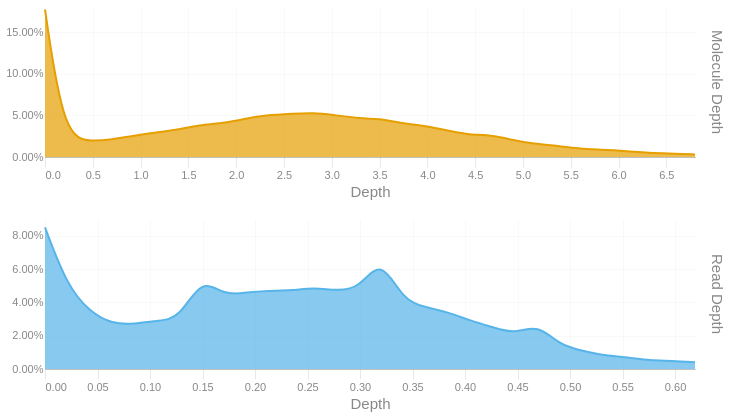

Here is the notebook cell this chart was saved with:
### Code cell
readdep = depth_hist(tb['Read Depth'], q99, 3)
readdep = readdep.with_columns(pl.lit('Read Depth').alias('Metric'))
if not SKIPLR:
    moldep = depth_hist(tb['Molecule Depth'], mol_q99, 1)
    moldep = moldep.with_columns(pl.lit('Molecule Depth').alias('Metric'))
    _hist = pl.concat([readdep, moldep])
    _hist = _hist.filter(pl.col('Proportion') != 0)
    with SafeRender(_hist):
        (
            alt.Chart(_hist)        
            .mark_area(interpolate = "basis")
            .encode(
                x=alt.X('Bin:Q').scale(domainMin=0).axis(alt.Axis(title='Depth')),
                y = alt.Y('Proportion:Q', title = None).axis(format = '.2%'),
                color = alt.Color('Metric:N').legend(None),
                row = alt.Row("Metric:N").header(title = None, labelOrient = 'right'),
                tooltip = [
                    alt.Tooltip("Metric:N", title = "Metric"),
                    alt.Tooltip('Interval:N', title = "Depth Interval"),
                    alt.Tooltip('Proportion:Q', title = "% Alignments").format('.2%')
                ]
            )
            .resolve_scale(x='independent', y='independent')
            .properties(
                height = 150, width = 650,
                usermeta={'embedOptions': {'downloadFileName': f'{samplename}.depth.hist'}}
            )
        ).display()
else:
    readdep = readdep.filter(pl.col('Proportion') != 0)
    with SafeRender(readdep):
        (
            alt.Chart(readdep)        
            .mark_area(interpolate = "basis")
            .encode(
                x=alt.X('Bin:Q').scale(domainMin=0).axis(alt.Axis(title='Depth')),
                y = alt.Y('Proportion:Q', title = None).axis(format = '.2%'),
                tooltip = [
                    alt.Tooltip('Interval:N', title = "Depth Interval"),
                    alt.Tooltip('Proportion:Q', title = "% Alignments").format('.2%')
                ]
            )
            .properties(
                usermeta={'embedOptions': {'downloadFileName': f'{samplename}.depth.hist'}}
            )
        ).display()

### Figure 1 — Vega-Lite specification as saved in the notebook (floating-point values rounded to 4 significant figures)
{"width": 650, "height": 150, "config": {"title": {"anchor": "start", "dy": -15, "fontSize": 18, "color": "#888888", "subtitleColor": "#888888", "subtitleFontSize": 14}, "arc": {"fill": "#0072B2"}, "axis": {"domainColor": "#888888", "domainWidth": 0.5, "gridWidth": 0.2, "grid": false, "titleFontWeight": 400, "titleFontSize": 15, "labelFontSize": 11, "labelColor": "#888888", "tickColor": "#888888", "tickWidth": 0.2, "titleColor": "#888888"}, "axisBand": {"grid": false}, "axisX": {"grid": true, "tickSize": 10, "domainCap": "round"}, "axisY": {"domain": false, "grid": true, "tickSize": 0, "domainCap": "round"}, "background": "transparent", "header": {"labelFontSize": 15, "labelColor": "#888888", "titleFontSize": 15, "titleFontWeight": 600, "titleColor": "#888888"}, "legend": {"labelFont": "sans-serif", "labelFontSize": 12, "labelColor": "#888888", "symbolSize": 100, "symbolType": "circle", "titleFontSize": 12, "titlePadding": 10, "titleColor": "#888888", "title": null}, "range": {"category": ["#E69F00", "#56B4E9", "#009E73", "#F0E442", "#0072B2", "#D55E00", "#CC79A7", "#000000"], "diverging": ["#cfe8f3", "#a2d4ec", "#73bfe2", "#46abdb", "#1696d2", "#12719e"]}, "area": {"fill": "#0072B2", "fillOpacity": 0.7, "line": true, "strokeOpacity": 0.7}, "line": {"color": "#0072B2", "stroke": "#0072B2", "strokeWidth": 2}, "trail": {"color": "#0072B2", "stroke": "#0072B2", "strokeWidth": 0, "size": 1}, "point": {"filled": true, "fillOpacity": 1.0, "size": 95}, "text": {"color": "#888888", "fontSize": 11, "align": "right", "fontWeight": 400, "size": 11}, "bar": {"fill": "#0072B2", "stroke": null}, "view": {"stroke": null, "continuousWidth": 660, "continuousHeight": 400}}, "data": {"name": "data-25ba7473d428e742f1ea7d82dd076dd0"}, "mark": {"type": "area", "interpolate": "basis"}, "encoding": {"color": {"field": "Metric", "legend": null, "type": "nominal"}, "row": {"field": "Metric", "header": {"title": null, "labelOrient": "right"}, "type": "nominal"}, "tooltip": [{"field": "Metric", "title": "Metric", "type": "nominal"}, {"field": "Interval", "title": "Depth Interval", "type": "nominal"}, {"field": "Proportion", "format": ".2%", "title": "% Alignments", "type": "quantitative"}], "x": {"axis": {"title": "Depth"}, "field": "Bin", "scale": {"domainMin": 0}, "type": "quantitative"}, "y": {"axis": {"format": ".2%"}, "field": "Proportion", "title": null, "type": "quantitative"}}, "resolve": {"scale": {"x": "independent", "y": "independent"}}, "usermeta": {"embedOptions": {"downloadFileName": "TF26LRJL0082_50B_L_10484332_23Y22YLT4_L7.depth.hist"}}, "$schema": "https://vega.github.io/schema/vega-lite/v6.4.1.json", "datasets": {"data-25ba7473d428e742f1ea7d82dd076dd0": [{"Bin": 0.0, "Interval": "0.0-0.021", "Proportion": 0.085, "Metric": "Read Depth"}, {"Bin": 0.021, "Interval": "0.021-0.043", "Proportion": 0.05, "Metric": "Read Depth"}, {"Bin": 0.043, "Interval": "0.043-0.064", "Proportion": 0.034, "Metric": "Read Depth"}, {"Bin": 0.064, "Interval": "0.064-0.085", "Proportion": 0.027, "Metric": "Read Depth"}, {"Bin": 0.085, "Interval": "0.085-0.107", "Proportion": 0.027, "Metric": "Read Depth"}, {"Bin": 0.107, "Interval": "0.107-0.128", "Proportion": 0.029, "Metric": "Read Depth"}, {"Bin": 0.128, "Interval": "0.128-0.149", "Proportion": 0.03, "Metric": "Read Depth"}, {"Bin": 0.149, "Interval": "0.149-0.171", "Proportion": 0.055, "Metric": "Read Depth"}, {"Bin": 0.171, "Interval": "0.171-0.192", "Proportion": 0.044, "Metric": "Read Depth"}, {"Bin": 0.192, "Interval": "0.192-0.213", "Proportion": 0.046, "Metric": "Read Depth"}, {"Bin": 0.213, "Interval": "0.213-0.235", "Proportion": 0.047, "Metric": "Read Depth"}, {"Bin": 0.235, "Interval": "0.235-0.256", "Proportion": 0.047, "Metric": "Read Depth"}, {"Bin": 0.256, "Interval": "0.256-0.277", "Proportion": 0.049, "Metric": "Read Depth"}, {"Bin": 0.277, "Interval": "0.277-0.299", "Proportion": 0.047, "Metric": "Read Depth"}, {"Bin": 0.299, "Interval": "0.299-0.32", "Proportion": 0.048, "Metric": "Read Depth"}, {"Bin": 0.32, "Interval": "0.32-0.341", "Proportion": 0.067, "Metric": "Read Depth"}, {"Bin": 0.341, "Interval": "0.341-0.363", "Proportion": 0.041, "Metric": "Read Depth"}, {"Bin": 0.363, "Interval": "0.363-0.384", "Proportion": 0.037, "Metric": "Read Depth"}, {"Bin": 0.384, "Interval": "0.384-0.405", "Proportion": 0.034, "Metric": "Read Depth"}, {"Bin": 0.405, "Interval": "0.405-0.427", "Proportion": 0.029, "Metric": "Read Depth"}, {"Bin": 0.427, "Interval": "0.427-0.448", "Proportion": 0.025, "Metric": "Read Depth"}, {"Bin": 0.448, "Interval": "0.448-0.469", "Proportion": 0.021, "Metric": "Read Depth"}, {"Bin": 0.469, "Interval": "0.469-0.491", "Proportion": 0.027, "Metric": "Read Depth"}, {"Bin": 0.491, "Interval": "0.491-0.512", "Proportion": 0.014, "Metric": "Read Depth"}, {"Bin": 0.512, "Interval": "0.512-0.533", "Proportion": 0.011, "Metric": "Read Depth"}, {"Bin": 0.533, "Interval": "0.533-0.555", "Proportion": 0.008, "Metric": "Read Depth"}, {"Bin": 0.555, "Interval": "0.555-0.576", "Proportion": 0.007, "Metric": "Read Depth"}, {"Bin": 0.576, "Interval": "0.576-0.597", "Proportion": 0.005, "Metric": "Read Depth"}, {"Bin": 0.597, "Interval": "0.597-0.619", "Proportion": 0.005, "Metric": "Read Depth"}, {"Bin": 0.619, "Interval": "0.619-0.64", "Proportion": 0.004, "Metric": "Read Depth"}, {"Bin": 0.0, "Interval": "0.0-0.2", "Proportion": 0.177, "Metric": "Molecule Depth"}, {"Bin": 0.2, "Interval": "0.2-0.5", "Proportion": 0.022, "Metric": "Molecule Depth"}, {"Bin": 0.5, "Interval": "0.5-0.7", "Proportion": 0.019, "Metric": "Molecule Depth"}, {"Bin": 0.7, "Interval": "0.7-0.9", "Proportion": 0.021, "Metric": "Molecule Depth"}, {"Bin": 0.9, "Interval": "0.9-1.2", "Proportion": 0.025, "Metric": "Molecule Depth"}, {"Bin": 1.2, "Interval": "1.2-1.4", "Proportion": 0.03, "Metric": "Molecule Depth"}, {"Bin": 1.4, "Interval": "1.4-1.6", "Proportion": 0.033, "Metric": "Molecule Depth"}, {"Bin": 1.6, "Interval": "1.6-1.9", "Proportion": 0.038, "Metric": "Molecule Depth"}, {"Bin": 1.9, "Interval": "1.9-2.1", "Proportion": 0.041, "Metric": "Molecule Depth"}, {"Bin": 2.1, "Interval": "2.1-2.3", "Proportion": 0.046, "Metric": "Molecule Depth"}, {"Bin": 2.3, "Interval": "2.3-2.6", "Proportion": 0.05, "Metric": "Molecule Depth"}, {"Bin": 2.6, "Interval": "2.6-2.8", "Proportion": 0.052, "Metric": "Molecule Depth"}, {"Bin": 2.8, "Interval": "2.8-3.0", "Proportion": 0.053, "Metric": "Molecule Depth"}, {"Bin": 3.0, "Interval": "3.0-3.3", "Proportion": 0.051, "Metric": "Molecule Depth"}, {"Bin": 3.3, "Interval": "3.3-3.5", "Proportion": 0.046, "Metric": "Molecule Depth"}, {"Bin": 3.5, "Interval": "3.5-3.7", "Proportion": 0.046, "Metric": "Molecule Depth"}, {"Bin": 3.7, "Interval": "3.7-4.0", "Proportion": 0.041, "Metric": "Molecule Depth"}, {"Bin": 4.0, "Interval": "4.0-4.2", "Proportion": 0.037, "Metric": "Molecule Depth"}, {"Bin": 4.2, "Interval": "4.2-4.4", "Proportion": 0.032, "Metric": "Molecule Depth"}, {"Bin": 4.4, "Interval": "4.4-4.7", "Proportion": 0.027, "Metric": "Molecule Depth"}, {"Bin": 4.7, "Interval": "4.7-4.9", "Proportion": 0.026, "Metric": "Molecule Depth"}, {"Bin": 4.9, "Interval": "4.9-5.1", "Proportion": 0.02, "Metric": "Molecule Depth"}, {"Bin": 5.1, "Interval": "5.1-5.4", "Proportion": 0.016, "Metric": "Molecule Depth"}, {"Bin": 5.4, "Interval": "5.4-5.6", "Proportion": 0.013, "Metric": "Molecule Depth"}, {"Bin": 5.6, "Interval": "5.6-5.8", "Proportion": 0.01, "Metric": "Molecule Depth"}, {"Bin": 5.8, "Interval": "5.8-6.1", "Proportion": 0.009, "Metric": "Molecule Depth"}, {"Bin": 6.1, "Interval": "6.1-6.3", "Proportion": 0.007, "Metric": "Molecule Depth"}, {"Bin": 6.3, "Interval": "6.3-6.6", "Proportion": 0.005, "Metric": "Molecule Depth"}, {"Bin": 6.6, "Interval": "6.6-6.8", "Proportion": 0.004, "Metric": "Molecule Depth"}, {"Bin": 6.8, "Interval": "6.8-7.02", "Proportion": 0.003, "Metric": "Molecule Depth"}]}}
